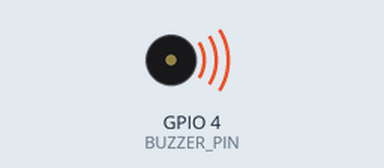
Recording of a program running on a simulated Raspberry Pi (BCM pin numbers). On the bench: buzzer (waves = sounding). At 14.0 s the program stops and its outputs stay as they are.

Above: at 0.1 s.
At 14.1 s:
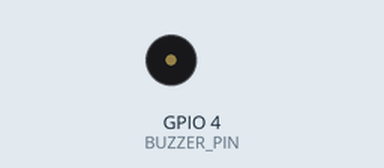
Timing chart, 0 to 15.5 s (numbered marks = the images above):
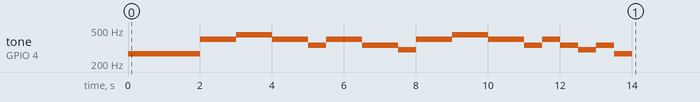

Measured:
- by itself, tone on GPIO 4 (BUZZER_PIN): plays 262 Hz for 2.0 s, 392 Hz for 1.0 s, 440 Hz for 1.0 s, 392 Hz for 1.0 s, 330 Hz for 0.50 s, 392 Hz for 1.0 s … (17 notes in this stretch)

The program:

school_Buzzer.py
```python
# 도 출력하기
import RPi.GPIO as GPIO
import time

BUZZER_PIN = 4

GPIO.setmode(GPIO.BCM)
#GPIO.setwarnings(False)
GPIO.setup(BUZZER_PIN, GPIO.OUT)

pwm = GPIO.PWM(BUZZER_PIN, 262) # 4옥타브 도음 (262 주파수)
pwm.start(10) #dutycycle (0~100) 소리크기

melody = [392,392,440,440,392,392,330,392,392,330,330,294,392,392,440,440,392,392,330,392,330,294,330,262]

time.sleep(2)
#pwm.ChangeDutyCycle(0) #부저음이 들리지 않음

try:
    for i in melody:
        pwm.ChangeFrequency(i)
        time.sleep(0.5)

finally:
    pwm.stop()
    GPIO.cleanup()
    
```
